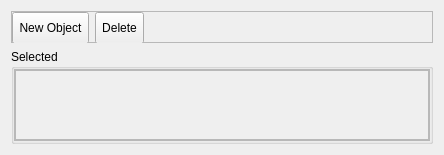
           <widget class="QFrame" name="frame_Objects">
            <property name="enabled">
             <bool>true</bool>
            </property>
            <property name="sizePolicy">
             <sizepolicy hsizetype="Preferred" vsizetype="Preferred">
              <horstretch>0</horstretch>
              <verstretch>0</verstretch>
             </sizepolicy>
            </property>
            <property name="minimumSize">
             <size>
              <width>444</width>
              <height>0</height>
             </size>
            </property>
            <layout class="QGridLayout" name="gridLayout_6">
             <item row="1" column="0">
              <widget class="QGroupBox" name="groupBox_selectedObjects">
               <property name="title">
                <string>Selected</string>
               </property>
               <layout class="QVBoxLayout" name="verticalLayout">
                <property name="spacing">
                 <number>6</number>
                </property>
                <property name="leftMargin">
                 <number>0</number>
                </property>
                <property name="topMargin">
                 <number>0</number>
                </property>
                <property name="rightMargin">
                 <number>0</number>
                </property>
                <property name="bottomMargin">
                 <number>0</number>
                </property>
                <item>
                 <widget class="QFrame" name="frame_5">
                  <property name="frameShape">
                   <enum>QFrame::StyledPanel</enum>
                  </property>
                  <property name="frameShadow">
                   <enum>QFrame::Raised</enum>
                  </property>
                  <layout class="QVBoxLayout" name="verticalLayout_2">
                   <property name="leftMargin">
                    <number>0</number>
                   </property>
                   <property name="topMargin">
                    <number>0</number>
                   </property>
                   <property name="rightMargin">
                    <number>0</number>
                   </property>
                   <property name="bottomMargin">
                    <number>0</number>
                   </property>
                   <item>
                    <widget class="QScrollArea" name="scrollArea_4">
                     <property name="sizePolicy">
                      <sizepolicy hsizetype="Preferred" vsizetype="Preferred">
                       <horstretch>0</horstretch>
                       <verstretch>0</verstretch>
                      </sizepolicy>
                     </property>
                     <property name="sizeAdjustPolicy">
                      <enum>QAbstractScrollArea::AdjustIgnored</enum>
                     </property>
                     <property name="widgetResizable">
                      <bool>true</bool>
                     </property>
                     <property name="alignment">
                      <set>Qt::AlignLeading|Qt::AlignLeft|Qt::AlignTop</set>
                     </property>
                     <widget class="QWidget" name="scrollAreaWidgetContents">
                      <property name="geometry">
                       <rect>
                        <x>0</x>
                        <y>0</y>
                        <width>410</width>
                        <height>560</height>
                       </rect>
                      </property>
                      <property name="sizePolicy">
                       <sizepolicy hsizetype="MinimumExpanding" vsizetype="MinimumExpanding">
                        <horstretch>0</horstretch>
                        <verstretch>0</verstretch>
                       </sizepolicy>
                      </property>
                     </widget>
                    </widget>
                   </item>
                  </layout>
                 </widget>
                </item>
               </layout>
              </widget>
             </item>
             <item row="0" column="0">
              <widget class="QFrame" name="frame_4">
               <property name="maximumSize">
                <size>
                 <width>16777215</width>
                 <height>32</height>
                </size>
               </property>
               <property name="frameShape">
                <enum>QFrame::StyledPanel</enum>
               </property>
               <property name="frameShadow">
                <enum>QFrame::Raised</enum>
               </property>
               <layout class="QHBoxLayout" name="horizontalLayout">
                <property name="leftMargin">
                 <number>0</number>
                </property>
                <property name="topMargin">
                 <number>0</number>
                </property>
                <property name="rightMargin">
                 <number>0</number>
                </property>
                <property name="bottomMargin">
                 <number>0</number>
                </property>
                <item>
                 <widget class="NewEventToolButton" name="newEventToolButton">
                  <property name="minimumSize">
                   <size>
                    <width>40</width>
                    <height>32</height>
                   </size>
                  </property>
                  <property name="toolTip">
                   <string>&lt;html&gt;&lt;head/&gt;&lt;body&gt;&lt;p&gt;Add a new event to the map.&lt;/p&gt;&lt;/body&gt;&lt;/html&gt;</string>
                  </property>
                  <property name="text">
                   <string>New Object</string>
                  </property>
                  <property name="icon">
                   <iconset resource="resources/images.qrc">
                    <normaloff>:/icons/add.ico</normaloff>:/icons/add.ico</iconset>
                  </property>
                  <property name="toolButtonStyle">
                   <enum>Qt::ToolButtonTextBesideIcon</enum>
                  </property>
                 </widget>
                </item>
                <item>
                 <widget class="QToolButton" name="toolButton_deleteObject">
                  <property name="sizePolicy">
                   <sizepolicy hsizetype="Fixed" vsizetype="Fixed">
                    <horstretch>0</horstretch>
                    <verstretch>0</verstretch>
                   </sizepolicy>
                  </property>
                  <property name="minimumSize">
                   <size>
                    <width>40</width>
                    <height>32</height>
                   </size>
                  </property>
                  <property name="toolTip">
                   <string>&lt;html&gt;&lt;head/&gt;&lt;body&gt;&lt;p&gt;Delete the selected event from the map.&lt;/p&gt;&lt;/body&gt;&lt;/html&gt;</string>
                  </property>
                  <property name="text">
                   <string>Delete</string>
                  </property>
                  <property name="icon">
                   <iconset resource="resources/images.qrc">
                    <normaloff>:/icons/delete.ico</normaloff>:/icons/delete.ico</iconset>
                  </property>
                  <property name="toolButtonStyle">
                   <enum>Qt::ToolButtonTextBesideIcon</enum>
                  </property>
                  <property name="autoRaise">
                   <bool>false</bool>
                  </property>
                 </widget>
                </item>
                <item>
                 <spacer name="horizontalSpacer_3">
                  <property name="orientation">
                   <enum>Qt::Horizontal</enum>
                  </property>
                  <property name="sizeHint" stdset="0">
                   <size>
                    <width>40</width>
                    <height>20</height>
                   </size>
                  </property>
                 </spacer>
                </item>
               </layout>
              </widget>
             </item>
            </layout>
           </widget>
